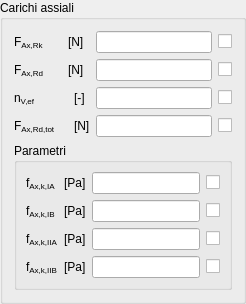
             <widget class="QGroupBox" name="FAxGBox">
              <property name="title">
               <string>Carichi assiali</string>
              </property>
              <layout class="QGridLayout" name="gridLayout_3">
               <item row="1" column="0" colspan="2">
                <widget class="QLabelRichName" name="FAxRkLabel">
                 <property name="text">
                  <string>&lt;!DOCTYPE HTML PUBLIC &quot;-//W3C//DTD HTML 4.0//EN&quot; &quot;http://www.w3.org/TR/REC-html40/strict.dtd&quot;&gt;
&lt;html&gt;&lt;head&gt;&lt;meta name=&quot;qrichtext&quot; content=&quot;1&quot; /&gt;&lt;/head&gt;
&lt;body&gt;
F&lt;span style=&quot; vertical-align:sub;&quot;&gt;Ax,Rk&lt;/span&gt;
&lt;/body&gt;&lt;/html&gt;</string>
                 </property>
                </widget>
               </item>
               <item row="1" column="2" colspan="2">
                <widget class="QLabelUnitMeasure" name="FAxRkUMLabel">
                 <property name="text">
                  <string>&lt;!DOCTYPE HTML PUBLIC &quot;-//W3C//DTD HTML 4.0//EN&quot; &quot;http://www.w3.org/TR/REC-html40/strict.dtd&quot;&gt;
&lt;html&gt;&lt;head&gt;&lt;meta name=&quot;qrichtext&quot; content=&quot;1&quot; /&gt;&lt;/head&gt;&lt;body&gt;
[N]
&lt;/body&gt;&lt;/html&gt;</string>
                 </property>
                </widget>
               </item>
               <item row="1" column="4">
                <widget class="QLineEditValue" name="FAxRkLEdit"/>
               </item>
               <item row="1" column="5">
                <widget class="QCheckBoxReadOnly" name="FAxRkCheckBox">
                 <property name="text">
                  <string/>
                 </property>
                </widget>
               </item>
               <item row="2" column="0" colspan="2">
                <widget class="QLabelRichName" name="FAxRdLabel">
                 <property name="text">
                  <string>&lt;!DOCTYPE HTML PUBLIC &quot;-//W3C//DTD HTML 4.0//EN&quot; &quot;http://www.w3.org/TR/REC-html40/strict.dtd&quot;&gt;
&lt;html&gt;&lt;head&gt;&lt;meta name=&quot;qrichtext&quot; content=&quot;1&quot; /&gt;&lt;/head&gt;
&lt;body&gt;
F&lt;span style=&quot; vertical-align:sub;&quot;&gt;Ax,Rd&lt;/span&gt;
&lt;/body&gt;&lt;/html&gt;</string>
                 </property>
                </widget>
               </item>
               <item row="2" column="2" colspan="2">
                <widget class="QLabelUnitMeasure" name="FAxRdUMLabel">
                 <property name="text">
                  <string>&lt;!DOCTYPE HTML PUBLIC &quot;-//W3C//DTD HTML 4.0//EN&quot; &quot;http://www.w3.org/TR/REC-html40/strict.dtd&quot;&gt;
&lt;html&gt;&lt;head&gt;&lt;meta name=&quot;qrichtext&quot; content=&quot;1&quot; /&gt;&lt;/head&gt;&lt;body&gt;
[N]
&lt;/body&gt;&lt;/html&gt;</string>
                 </property>
                </widget>
               </item>
               <item row="2" column="4">
                <widget class="QLineEditValue" name="FAxRdLEdit"/>
               </item>
               <item row="2" column="5">
                <widget class="QCheckBoxReadOnly" name="FAxRdCheckBox">
                 <property name="text">
                  <string/>
                 </property>
                </widget>
               </item>
               <item row="3" column="0">
                <widget class="QLabelRichName" name="nAxEfLabel">
                 <property name="text">
                  <string>&lt;!DOCTYPE HTML PUBLIC &quot;-//W3C//DTD HTML 4.0//EN&quot; &quot;http://www.w3.org/TR/REC-html40/strict.dtd&quot;&gt;
&lt;html&gt;&lt;head&gt;&lt;meta name=&quot;qrichtext&quot; content=&quot;1&quot; /&gt;&lt;/head&gt;
&lt;body&gt;
n&lt;span style=&quot; vertical-align:sub;&quot;&gt;V,ef&lt;/span&gt;
&lt;/body&gt;&lt;/html&gt;</string>
                 </property>
                </widget>
               </item>
               <item row="3" column="3">
                <widget class="QLabelUnitMeasure" name="nAxEfUMLabel">
                 <property name="text">
                  <string>&lt;!DOCTYPE HTML PUBLIC &quot;-//W3C//DTD HTML 4.0//EN&quot; &quot;http://www.w3.org/TR/REC-html40/strict.dtd&quot;&gt;
&lt;html&gt;&lt;head&gt;&lt;meta name=&quot;qrichtext&quot; content=&quot;1&quot; /&gt;&lt;/head&gt;
&lt;body&gt;
[-]
&lt;/body&gt;&lt;/html&gt;</string>
                 </property>
                </widget>
               </item>
               <item row="3" column="4">
                <widget class="QLineEditValue" name="nAxEfLEdit"/>
               </item>
               <item row="3" column="5">
                <widget class="QCheckBoxReadOnly" name="nAxEfCheckBox">
                 <property name="text">
                  <string/>
                 </property>
                </widget>
               </item>
               <item row="4" column="0">
                <widget class="QLabelRichName" name="FAxRdTotLabel">
                 <property name="text">
                  <string>&lt;!DOCTYPE HTML PUBLIC &quot;-//W3C//DTD HTML 4.0//EN&quot; &quot;http://www.w3.org/TR/REC-html40/strict.dtd&quot;&gt;
&lt;html&gt;&lt;head&gt;&lt;meta name=&quot;qrichtext&quot; content=&quot;1&quot; /&gt;&lt;/head&gt;
&lt;body&gt;
F&lt;span style=&quot; vertical-align:sub;&quot;&gt;Ax,Rd,tot&lt;/span&gt;
&lt;/body&gt;&lt;/html&gt;</string>
                 </property>
                </widget>
               </item>
               <item row="4" column="3">
                <widget class="QLabelUnitMeasure" name="FAxRdTotUMLabel">
                 <property name="text">
                  <string>&lt;!DOCTYPE HTML PUBLIC &quot;-//W3C//DTD HTML 4.0//EN&quot; &quot;http://www.w3.org/TR/REC-html40/strict.dtd&quot;&gt;
&lt;html&gt;&lt;head&gt;&lt;meta name=&quot;qrichtext&quot; content=&quot;1&quot; /&gt;&lt;/head&gt;&lt;body&gt;
[N]
&lt;/body&gt;&lt;/html&gt;</string>
                 </property>
                </widget>
               </item>
               <item row="4" column="4">
                <widget class="QLineEditValue" name="FAxRdTotLEdit"/>
               </item>
               <item row="4" column="5">
                <widget class="QCheckBoxReadOnly" name="FAxRdTotCheckBox">
                 <property name="text">
                  <string/>
                 </property>
                </widget>
               </item>
               <item row="5" column="0" colspan="6">
                <widget class="QGroupBox" name="FAxParamGBox">
                 <property name="title">
                  <string>Parametri</string>
                 </property>
                 <layout class="QGridLayout" name="gridLayout_42">
                  <item row="1" column="0">
                   <widget class="QLabelRichName" name="fAxk1ALabel">
                    <property name="text">
                     <string>&lt;!DOCTYPE HTML PUBLIC &quot;-//W3C//DTD HTML 4.0//EN&quot; &quot;http://www.w3.org/TR/REC-html40/strict.dtd&quot;&gt;
&lt;html&gt;&lt;head&gt;&lt;meta name=&quot;qrichtext&quot; content=&quot;1&quot; /&gt;&lt;/head&gt;
&lt;body&gt;
f&lt;span style=&quot; vertical-align:sub;&quot;&gt;Ax,k,IA&lt;/span&gt;
&lt;/body&gt;&lt;/html&gt;</string>
                    </property>
                   </widget>
                  </item>
                  <item row="1" column="1">
                   <widget class="QLabelUnitMeasure" name="fAxk1AUMLabel">
                    <property name="text">
                     <string>[Pa]</string>
                    </property>
                   </widget>
                  </item>
                  <item row="1" column="2">
                   <widget class="QLineEditValue" name="fAxk1ALEdit"/>
                  </item>
                  <item row="1" column="3">
                   <widget class="QCheckBoxReadOnly" name="fAxk1ACheckBox">
                    <property name="text">
                     <string/>
                    </property>
                   </widget>
                  </item>
                  <item row="2" column="0">
                   <widget class="QLabelRichName" name="fAxk1BLabel">
                    <property name="text">
                     <string>&lt;!DOCTYPE HTML PUBLIC &quot;-//W3C//DTD HTML 4.0//EN&quot; &quot;http://www.w3.org/TR/REC-html40/strict.dtd&quot;&gt;
&lt;html&gt;&lt;head&gt;&lt;meta name=&quot;qrichtext&quot; content=&quot;1&quot; /&gt;&lt;/head&gt;
&lt;body&gt;
f&lt;span style=&quot; vertical-align:sub;&quot;&gt;Ax,k,IB&lt;/span&gt;
&lt;/body&gt;&lt;/html&gt;</string>
                    </property>
                   </widget>
                  </item>
                  <item row="2" column="1">
                   <widget class="QLabelUnitMeasure" name="fAxk1BUMLabel">
                    <property name="text">
                     <string>[Pa]</string>
                    </property>
                   </widget>
                  </item>
                  <item row="2" column="2">
                   <widget class="QLineEditValue" name="fAxk1BLEdit"/>
                  </item>
                  <item row="2" column="3">
                   <widget class="QCheckBoxReadOnly" name="fAxk1BCheckBox">
                    <property name="text">
                     <string/>
                    </property>
                   </widget>
                  </item>
                  <item row="3" column="0">
                   <widget class="QLabelRichName" name="fAxk2ALabel">
                    <property name="text">
                     <string>&lt;!DOCTYPE HTML PUBLIC &quot;-//W3C//DTD HTML 4.0//EN&quot; &quot;http://www.w3.org/TR/REC-html40/strict.dtd&quot;&gt;
&lt;html&gt;&lt;head&gt;&lt;meta name=&quot;qrichtext&quot; content=&quot;1&quot; /&gt;&lt;/head&gt;
&lt;body&gt;
f&lt;span style=&quot; vertical-align:sub;&quot;&gt;Ax,k,IIA&lt;/span&gt;
&lt;/body&gt;&lt;/html&gt;</string>
                    </property>
                   </widget>
                  </item>
                  <item row="3" column="1">
                   <widget class="QLabelUnitMeasure" name="fAxk2AUMLabel">
                    <property name="text">
                     <string>[Pa]</string>
                    </property>
                   </widget>
                  </item>
                  <item row="3" column="2">
                   <widget class="QLineEditValue" name="fAxk2ALEdit"/>
                  </item>
                  <item row="3" column="3">
                   <widget class="QCheckBoxReadOnly" name="fAxk2ACheckBox">
                    <property name="text">
                     <string/>
                    </property>
                   </widget>
                  </item>
                  <item row="4" column="0">
                   <widget class="QLabelRichName" name="fAxk2BLabel">
                    <property name="text">
                     <string>&lt;!DOCTYPE HTML PUBLIC &quot;-//W3C//DTD HTML 4.0//EN&quot; &quot;http://www.w3.org/TR/REC-html40/strict.dtd&quot;&gt;
&lt;html&gt;&lt;head&gt;&lt;meta name=&quot;qrichtext&quot; content=&quot;1&quot; /&gt;&lt;/head&gt;
&lt;body&gt;
f&lt;span style=&quot; vertical-align:sub;&quot;&gt;Ax,k,IIB&lt;/span&gt;
&lt;/body&gt;&lt;/html&gt;</string>
                    </property>
                   </widget>
                  </item>
                  <item row="4" column="1">
                   <widget class="QLabelUnitMeasure" name="fAxk2BUMLabel">
                    <property name="text">
                     <string>[Pa]</string>
                    </property>
                   </widget>
                  </item>
                  <item row="4" column="2">
                   <widget class="QLineEditValue" name="fAxk2BLEdit"/>
                  </item>
                  <item row="4" column="3">
                   <widget class="QCheckBoxReadOnly" name="fAxk2BCheckBox">
                    <property name="text">
                     <string/>
                    </property>
                   </widget>
                  </item>
                 </layout>
                </widget>
               </item>
              </layout>
             </widget>
